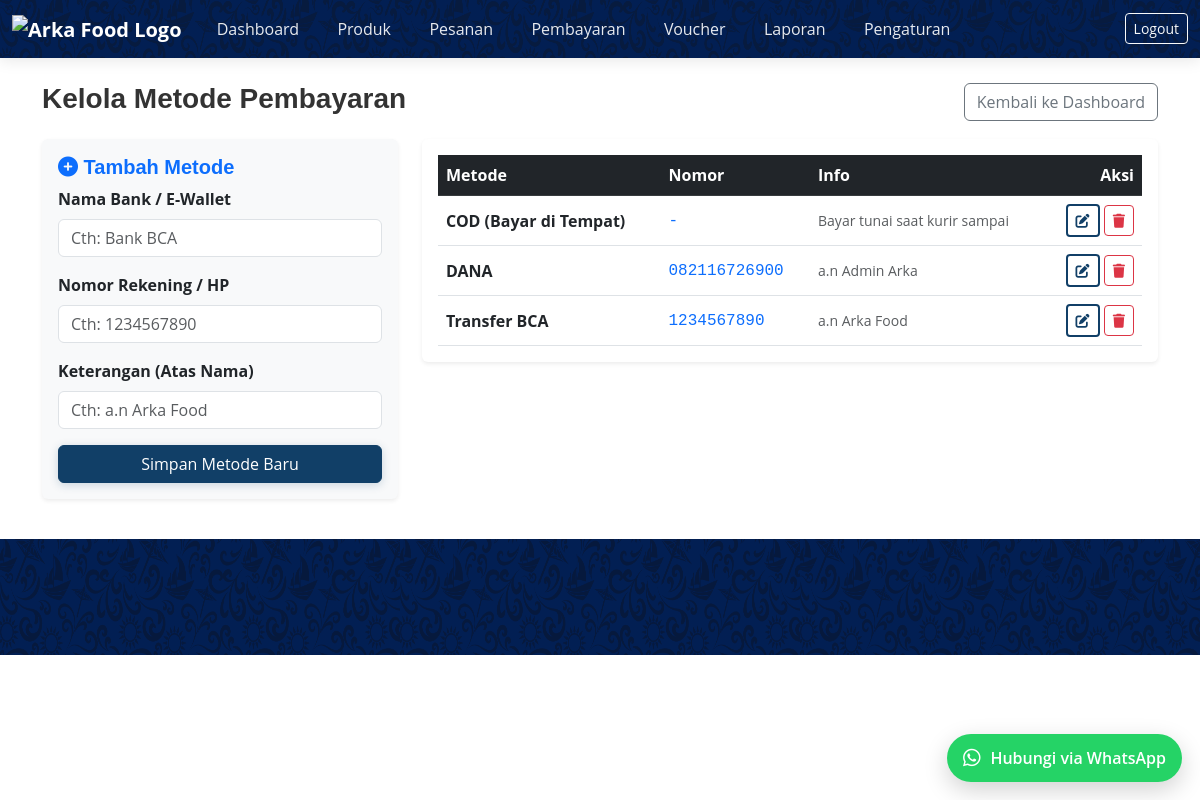
Screenshot of /payments.php (signed in) with the database file from the repository.
### tables this page shows
CREATE TABLE `payment_methods` (
  `id` int NOT NULL,
  `name` varchar(50) NOT NULL,
  `number` varchar(50) NOT NULL,
  `description` text,
  `is_active` tinyint(1) DEFAULT '1'
);

### payments.php (the view, shortened to what this page needs)
<?php
require_once __DIR__ . '/auth.php';
$editData = null;
$payments = $pdo->query("SELECT * FROM payment_methods ORDER BY id DESC")->fetchAll();
?>
<?php include __DIR__ . '/includes/header.php'; ?>
<div class="container py-4">
    <div class="d-flex justify-content-between align-items-center mb-3">
        <h3>Kelola Metode Pembayaran</h3>
        <a href="dashboard.php" class="btn btn-outline-secondary">Kembali ke Dashboard</a>
    </div>
    <div class="row">
        <div class="col-md-4">
            <div class="card shadow-sm p-3 mb-3 bg-light">
                <h5 class="card-title text-primary">
                    <?= $editData ? '<i class="fas fa-edit"></i> Edit Metode' : '<i class="fas fa-plus-circle"></i> Tambah Metode' ?>
                </h5>
                <form method="POST">
                    <div class="mb-3">
                        <label class="form-label fw-bold">Nama Bank / E-Wallet</label>
                        <input type="text" name="name" class="form-control"
                               value="<?= htmlspecialchars($editData['name'] ?? '') ?>"
                               placeholder="Cth: Bank BCA" required>
                    </div>
                    <div class="mb-3">
                        <label class="form-label fw-bold">Nomor Rekening / HP</label>
                        <input type="text" name="number" class="form-control"
                               value="<?= htmlspecialchars($editData['number'] ?? '') ?>"
                               placeholder="Cth: 1234567890" required>
                    </div>
                    <div class="mb-3">
                        <label class="form-label fw-bold">Keterangan (Atas Nama)</label>
                        <input type="text" name="description" class="form-control"
                               value="<?= htmlspecialchars($editData['description'] ?? '') ?>"
                               placeholder="Cth: a.n Arka Food">
                    </div>
                    <div class="d-grid gap-2">
                        <?php if($editData): ?>
                            <button type="submit" name="update_payment" class="btn btn-success">Simpan Perubahan</button>
                            <a href="payments.php" class="btn btn-outline-secondary">Batal Edit</a>
                        <?php else: ?>
                            <button type="submit" name="add_payment" class="btn btn-primary">Simpan Metode Baru</button>
                        <?php endif; ?>
                    </div>
                </form>
            </div>
        </div>
        <div class="col-md-8">
            <div class="card shadow-sm p-3">
                <div class="table-responsive">
                    <table class="table table-hover align-middle mb-0">
                        <thead class="table-dark">
                            <tr>
                                <th>Metode</th>
                                <th>Nomor</th>
                                <th>Info</th>
                                <th class="text-end">Aksi</th>
                            </tr>
                        </thead>
                        <tbody>
                            <?php if(empty($payments)): ?>
                                <tr><td colspan="4" class="text-center py-3">Belum ada metode pembayaran.</td></tr>
                            <?php else: ?>
                                <?php foreach($payments as $p): ?>
                                <tr class="<?= ($editData && $editData['id'] == $p['id']) ? 'table-warning' : '' ?>">
                                    <td class="fw-bold"><?= htmlspecialchars($p['name']) ?></td>
                                    <td class="font-monospace text-primary"><?= htmlspecialchars($p['number']) ?></td>
                                    <td class="small text-muted"><?= htmlspecialchars($p['description']) ?></td>
                                    <td class="text-end">
                                        <a href="payments.php?edit=<?= $p['id'] ?>" class="btn btn-sm btn-outline-primary" title="Edit">
                                            <i class="fas fa-edit"></i>
                                        </a>
                                        <form method="POST" onsubmit="return confirm('Hapus metode pembayaran ini?');" style="display:inline;">
                                            <button class="btn btn-sm btn-outline-danger" title="Hapus">
                                                <i class="fas fa-trash"></i>
                                            </button>
                                        </form>
                                    </td>
                                </tr>
                                <?php endforeach; ?>
                            <?php endif; ?>
                        </tbody>
                    </table>
                </div>
            </div>
        </div>
    </div>
</div>
<?php include __DIR__ . '/includes/footer.php'; ?>

### style.css (style rules this page uses)
:root { --primary-color: #113F67; --primary-color-2: #0c2d4b; --secondary-color-1: #34699A; --secondary-color-2: #5872c8; --secondary-color-3: #FDF5AA; --nav-pattern-url: url('../arkapattern.png'); }
body { font-family: 'Open Sans', sans-serif; color: #333; }
h1, h2, h3, h4, h5, h6 { font-family: 'Poppins', sans-serif; font-weight: 700; }
.btn { position: relative; overflow: hidden; transition: all 0.3s ease; z-index: 1; }
.btn::before { content: ''; position: absolute; top: 0; left: -100%; width: 100%; height: 100%; background: linear-gradient(120deg, transparent, rgba(255, 255, 255, 0.2), transparent); transition: all 0.5s ease; }
.btn-primary { background-color: var(--primary-color); border-color: var(--primary-color); box-shadow: 0 2px 10px rgba(17, 63, 103, 0.2); }
.btn-outline-primary { border: 2px solid var(--primary-color); color: var(--primary-color); background: transparent; }
.card { transition: all 0.3s ease; margin-bottom: 20px; border: none; box-shadow: 0 2px 15px rgba(0, 0, 0, 0.1); overflow: hidden; }
.card .card-title { position: relative; display: inline-block; }
.card .card-title::after { content: ''; position: absolute; width: 0; height: 2px; bottom: -2px; left: 0; background-color: var(--primary-color); transition: width 0.3s ease; }

### rows the page displays
payment_methods: name "COD (Bayar di Tempat)", number "-", description "Bayar tunai saat kurir sampai"
payment_methods: name "DANA", number "082116726900", description "a.n Admin Arka"
payment_methods: name "Transfer BCA", number "1234567890", description "a.n Arka Food"
